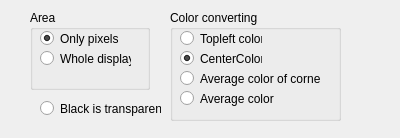
<?xml version="1.0" encoding="UTF-8"?>
<ui version="4.0">
 <class>ImportSettings</class>
 <widget class="QDialog" name="ImportSettings">
  <property name="geometry">
   <rect>
    <x>0</x>
    <y>0</y>
    <width>400</width>
    <height>138</height>
   </rect>
  </property>
  <property name="windowTitle">
   <string>Import Settings</string>
  </property>
  <widget class="QGroupBox" name="area">
   <property name="geometry">
    <rect>
     <x>30</x>
     <y>10</y>
     <width>120</width>
     <height>80</height>
    </rect>
   </property>
   <property name="title">
    <string>Area</string>
   </property>
   <widget class="QRadioButton" name="onlypixels">
    <property name="geometry">
     <rect>
      <x>10</x>
      <y>20</y>
      <width>82</width>
      <height>17</height>
     </rect>
    </property>
    <property name="text">
     <string>Only pixels</string>
    </property>
    <property name="checked">
     <bool>true</bool>
    </property>
   </widget>
   <widget class="QRadioButton" name="wholeimage">
    <property name="geometry">
     <rect>
      <x>10</x>
      <y>40</y>
      <width>91</width>
      <height>17</height>
     </rect>
    </property>
    <property name="text">
     <string>Whole display</string>
    </property>
   </widget>
  </widget>
  <widget class="QGroupBox" name="color">
   <property name="geometry">
    <rect>
     <x>170</x>
     <y>10</y>
     <width>171</width>
     <height>111</height>
    </rect>
   </property>
   <property name="title">
    <string>Color converting</string>
   </property>
   <widget class="QRadioButton" name="average">
    <property name="geometry">
     <rect>
      <x>10</x>
      <y>80</y>
      <width>141</width>
      <height>17</height>
     </rect>
    </property>
    <property name="text">
     <string>Average color</string>
    </property>
   </widget>
   <widget class="QRadioButton" name="corners">
    <property name="geometry">
     <rect>
      <x>10</x>
      <y>60</y>
      <width>141</width>
      <height>17</height>
     </rect>
    </property>
    <property name="text">
     <string>Average color of corners</string>
    </property>
   </widget>
   <widget class="QRadioButton" name="center">
    <property name="geometry">
     <rect>
      <x>10</x>
      <y>40</y>
      <width>82</width>
      <height>17</height>
     </rect>
    </property>
    <property name="text">
     <string>CenterColor</string>
    </property>
    <property name="checked">
     <bool>true</bool>
    </property>
   </widget>
   <widget class="QRadioButton" name="topleft">
    <property name="geometry">
     <rect>
      <x>10</x>
      <y>20</y>
      <width>82</width>
      <height>17</height>
     </rect>
    </property>
    <property name="text">
     <string>Topleft color</string>
    </property>
   </widget>
  </widget>
  <widget class="QRadioButton" name="blackisclear">
   <property name="geometry">
    <rect>
     <x>40</x>
     <y>100</y>
     <width>121</width>
     <height>17</height>
    </rect>
   </property>
   <property name="text">
    <string>Black is transparent</string>
   </property>
  </widget>
 </widget>
 <resources/>
 <connections/>
</ui>
